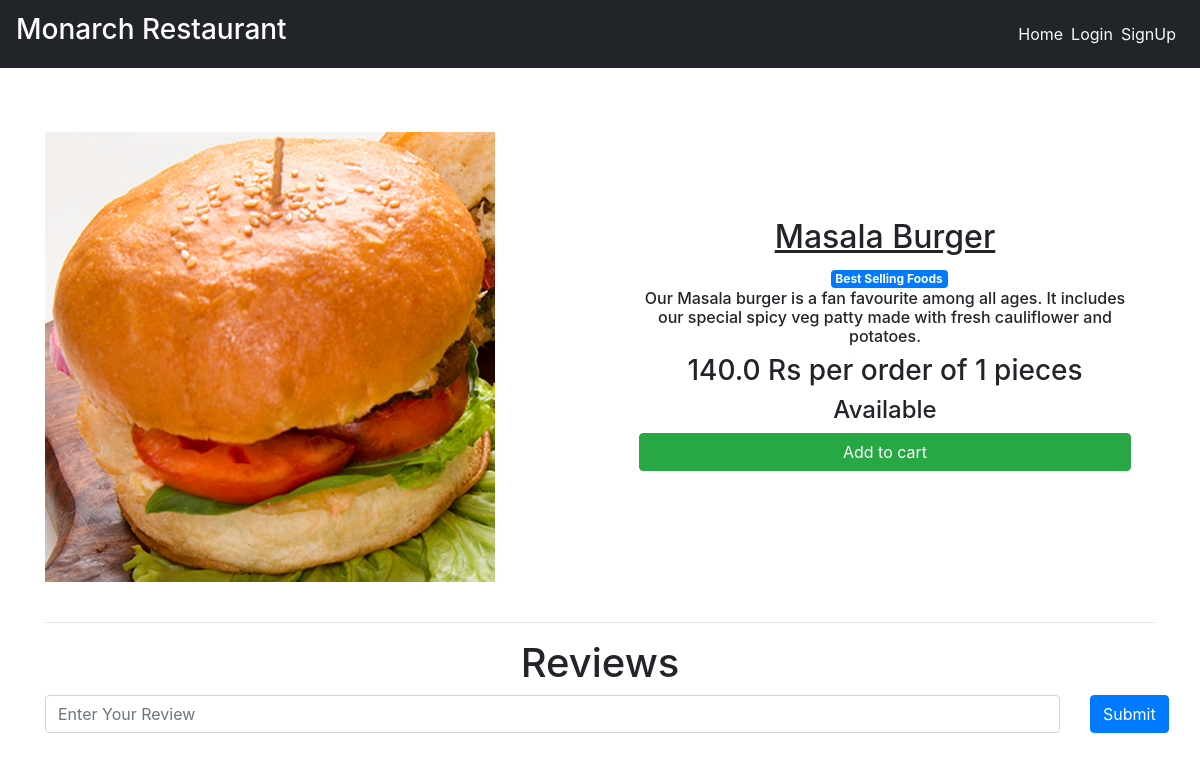
/dishes/burger, run on the app's committed database.
### main/models.py (models this page shows, shortened)
class Item(models.Model):
    LABELS = (
        ('Best Selling Foods', 'Best Selling Foods'),
        ('New Food', 'New Food'),
        ('Spicy Foods🔥', 'Spicy Foods🔥'),
    )
    LABEL_COLOUR = (
        ('danger', 'danger'),
        ('success', 'success'),
        ('primary', 'primary'),
        ('info', 'info'),
        ('warning', 'warning'),
    )
    title = models.CharField(max_length=150)
    description = models.CharField(max_length=250,blank=True)
    price = models.FloatField()
    pieces = models.IntegerField(default=6)
    instructions = models.CharField(max_length=250,default="Available")
    image = models.ImageField(default='default.png', upload_to='images/')
    labels = models.CharField(max_length=25, choices=LABELS, blank=True)
    label_colour = models.CharField(max_length=15, choices=LABEL_COLOUR, blank=True)
    slug = models.SlugField(default="foods")
    created_by = models.ForeignKey(User, on_delete=models.CASCADE)

### main/views.py (the view)
# urls.py: path('dishes/<slug>', views.menuDetail, name='dishes'),
def menuDetail(request, slug):
    item = Item.objects.filter(slug=slug).first()
    reviews = Reviews.objects.filter(rslug=slug).order_by('-id')[:7]
    context = {
        'item' : item,
        'reviews' : reviews,
    }
    return render(request, 'main/dishes.html', context)

### main/templates/main/dishes.html (shortened to what this page needs)
{% extends "main/layout.html" %}
{% block content %}
<div class="dishes">
  <main class="mt-3 pt-4 main">
    <div class="container dark-grey-text">
      <div class="row wow fadeIn">
        <div class="col-md-6 mb-4">
          <img src="{{ item.image.url }}" class="img-fluid mt-4" alt="">
        </div>
        <div class="col-md-6 mb-4 information">
          <div class="p-4 content">
            <div class="mt-0">
                <h2><u>{{ item.title }}</u></h2><span class="badge badge-{{ item.label_colour }} ml-2">{{ item.labels }}</span>
            </div>
            <div class="lead">
              {% if item.description %}
              <h6>{{ item.description }}</h6>
              {% endif %}
              <h3>{{ item.price }} Rs per order of {{ item.pieces}} pieces</h3>
              <h4>{{ item.instructions }}</h4>
            </div>
            <a href="{% url 'main:add-to-cart' item.slug %}" class="btn btn-success btn-md my-0 p">Add to cart</a>
          </div>
        </div>
      </div>
      <hr>
    </div>
  </main>
  <div class="container">
    <h1 class="text-center">Reviews</h1>
    <form action="{% url 'main:add_reviews' %}" method="POST" class="mb-3">
      <div class="row">
        <div class="col-sm-11">
          <input type="text" name="review" class="form-control" placeholder="Enter Your Review">
        </div>
        <div class="col-sm-1">
          <button type="submit" class="btn btn-primary">Submit</button>
        </div>
      </div>
    </form>
  </div>
</div>
{% endblock content %}

### main/static/main/styles.css (style rules this page uses)
.dishes .main .container .row img { max-width: 540px; max-height: 450px; width: fit-content; }
.dishes .main .container .row .content { display: flex; flex-direction: column; text-align: center; justify-content: center; }
.dishes .main .container .row .information { display: flex; flex-direction: column; text-align:justify; justify-content: center; }

### data on the page
Item: image (picture), title "Masala Burger", labels "Best Selling Foods", description "Our Masala burger is a fan favourite among all ages. It includes our special spicy veg patty made with fresh cauliflower and potatoes.", price "140.0", pieces "1", instructions "Available"
